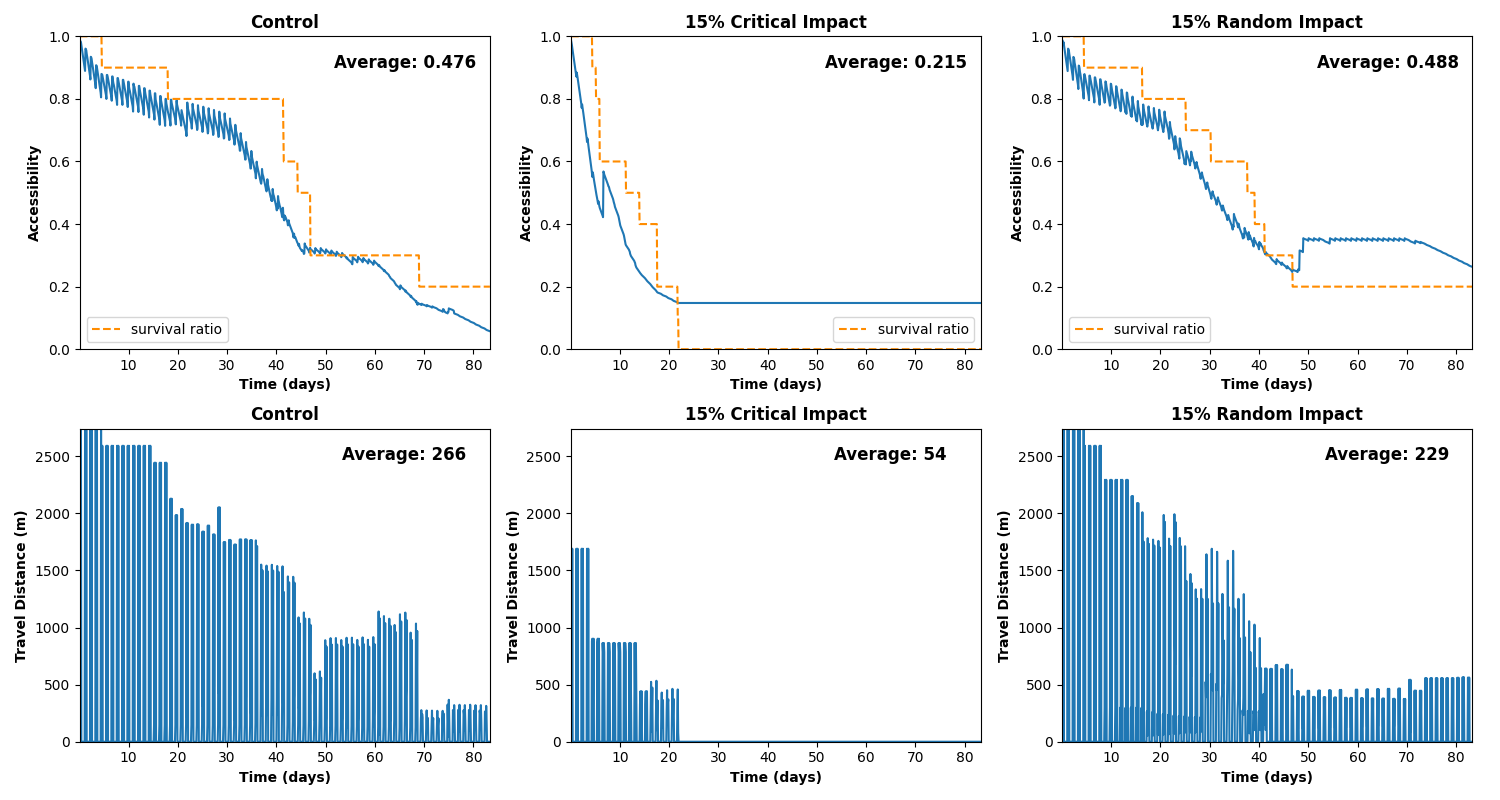

Reproduce this figure in Python.
"""
Figure 4: The accessibility and travel distance over time for a certain scenario.
"""

import os
import sys
import piperabm as pa
import matplotlib.pyplot as plt

sys.path.append(os.path.abspath(os.path.join(os.path.dirname(__file__), '..', '..')))
from analysis.access import access_json


path_here = os.path.dirname(os.path.realpath(__file__))
names = [
    '0_0_0_0',  # control
    '0_0_0_2',  # critical impact 15%
    '0_0_0_5',  # random impact 15%
]
titles = [
    'Control',
    '15% Critical Impact',
    '15% Random Impact',
]

def alive_ratio_from_accessibility(measurement):
    """
    Compute alive ratio using absorbing death logic.

    An agent is considered dead once A_i,t == 0, where A_i,t is the
    geometric mean of food, water, and energy accessibility. Once dead,
    the agent remains dead for all later time steps.
    """
    agent_access = measurement.accessibility.sum_resources(
        agents="all",
        resources="all"
    )

    agent_ids = list(agent_access.keys())
    n_agents = len(agent_ids)
    n_steps = measurement.accessibility.len

    dead_agents = set()
    alive_ratio = []
    alive_count = []
    death_count = []

    for t in range(n_steps):
        for agent_id in agent_ids:
            if agent_id in dead_agents:
                continue

            if agent_access[agent_id][t] <= 0:
                dead_agents.add(agent_id)

        n_alive = n_agents - len(dead_agents)

        alive_count.append(n_alive)
        death_count.append(len(dead_agents))
        alive_ratio.append(n_alive / n_agents)

    return alive_ratio, alive_count, death_count

results = []

for i, name in enumerate(names):
    path, access = access_json(
        path_here=path_here,
        scenario_name=name,
        file_name="measurement.json"
    )
    measurement = pa.Measurement(
        path=path,
        name=name
    )
    measurement.load()
    alive_ratio, alive_count, death_count = alive_ratio_from_accessibility(measurement)
    result = {
        'title': titles[i],
        'accessibility': measurement.accessibility(),
        'average accessibility': measurement.accessibility.average(),
        'alive ratio': alive_ratio,
        'alive count': alive_count,
        'death count': death_count,
        'travel distance': measurement.travel_distance(),
        'average travel distance': measurement.travel_distance.average(),
        'delta_times': measurement.filter_times()
    }
    results.append(result)

def show(results):
    fig, axes = plt.subplots(nrows=2, ncols=3, figsize=(15, 8))

    # Variables to determine the global min and max for x and y axes
    min_time, max_time = float('inf'), float('-inf')
    min_access, max_access = 0, 1  # Assuming normalized accessibility between 0 and 1
    min_travel, max_travel = float('inf'), float('-inf')

    # Calculate global min and max for axes
    for result in results:
        min_time = min(min_time, min(result['delta_times']))
        max_time = max(max_time, max(result['delta_times']))
        min_travel = min(min_travel, min(result['travel distance']))
        max_travel = max(max_travel, max(result['travel distance']))

    # Convert seconds to days
    min_time /= 86400
    max_time /= 86400

    # Plotting and setting the same axis ranges for all subplots
    for i, result in enumerate(results):
        times_in_days = [time / 86400 for time in result['delta_times']]  # Convert each time point to days

        # Accessibility plot in the first row
        axes[0, i].plot(times_in_days, result['accessibility'])
        axes[0, i].set_title(f'{result["title"]}', fontweight='bold')
        axes[0, i].set_xlabel('Time (days)', fontweight='bold')
        axes[0, i].set_ylabel('Accessibility', fontweight='bold')
        axes[0, i].set_xlim(min_time, max_time)
        axes[0, i].set_ylim(min_access, max_access)
        axes[0, i].text(0.62, 0.9, f'Average: {result["average accessibility"]:.3f}',
                        transform=axes[0, i].transAxes, fontsize=12, fontweight='bold')
        
        
        # Add alive fractions to the same plot
        axes[0, i].plot(
            times_in_days,
            result['alive ratio'],
            color='darkorange',   # explicitly set
            linestyle='--',
            label='survival ratio'
        )

        axes[0, i].legend()
        
        
        # Travel distance plot in the second row
        axes[1, i].plot(times_in_days, result['travel distance'])
        axes[1, i].set_title(f'{result["title"]}', fontweight='bold')
        axes[1, i].set_xlabel('Time (days)', fontweight='bold')
        axes[1, i].set_ylabel('Travel Distance (m)', fontweight='bold')
        axes[1, i].set_xlim(min_time, max_time)
        axes[1, i].set_ylim(min_travel, max_travel)
        axes[1, i].text(0.64, 0.9, f'Average: {result["average travel distance"]:.0f}',
                        transform=axes[1, i].transAxes, fontsize=12, fontweight='bold')

    plt.tight_layout()  # Adjust layout to prevent overlap
    plt.show()  # Display the plots

show(results)
#for result in results:
#    print(result['average accessibility'])
